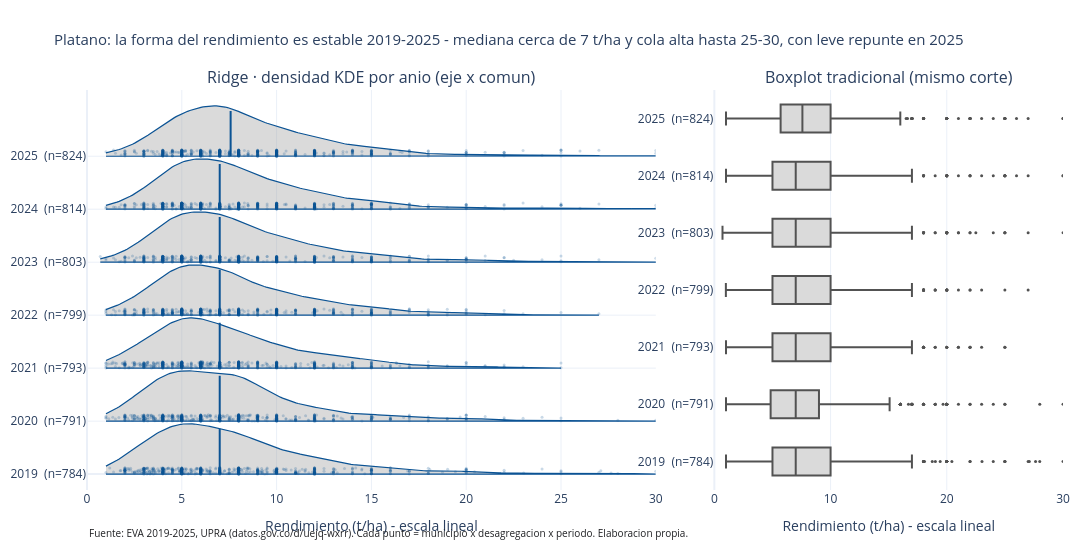

Here is the notebook cell this chart was saved with:
### Markdown cell above
**Pregunta (Figura 2):** ¿cómo se mueve la forma de la distribución del rendimiento del plátano entre
municipios, año a año, y si el cambio es de mediana o de dispersión?

**Título conclusivo (escrito antes de dibujar, se valida en el paso c):**
*"La forma del rendimiento del plátano es estable año a año: mediana cerca de 7 t/ha y una cola alta
hasta 25-30, con un leve repunte en 2025."*

**Paso (b): figura interactiva + contraste.** Plotly no trae el Ridge como función: se construye a
mano con una KDE por año sobre un **eje x común** ([0, 30] t/ha), desplazadas verticalmente y
**sin extrapolar** (cada densidad se evalúa solo dentro del rango observado de su año). Al lado, el
`go.Box` del mismo corte. Exporta a HTML autónomo y PNG.

### Code cell
from scipy.stats import gaussian_kde
from plotly.subplots import make_subplots

TITULO_F2 = ("Platano: la forma del rendimiento es estable 2019-2025 - mediana cerca de 7 t/ha "
             "y cola alta hasta 25-30, con leve repunte en 2025")

orden_anios = tabla_platano.index.tolist()          # ascendente: 2019 .. 2025
etiquetas_anio = [f"{int(a)}  (n={int(tabla_platano.loc[a, 'N'])})" for a in orden_anios]
H_ridge = 0.95

fig2 = make_subplots(rows=1, cols=2, shared_yaxes=False, column_widths=[0.62, 0.38],
                     horizontal_spacing=0.06,
                     subplot_titles=("Ridge · densidad KDE por anio (eje x comun)",
                                     "Boxplot tradicional (mismo corte)"))

for i, anio in enumerate(orden_anios):
    sub = platano[platano["anio"] == anio]
    v = sub["rendimiento"].to_numpy()
    grid = np.linspace(v.min(), v.max(), 250)          # sin extrapolar: solo rango observado
    dens = gaussian_kde(v)(grid)
    alt = dens / dens.max() * H_ridge
    med = float(np.median(v))
    q17, q83 = np.quantile(v, [0.17, 0.83])
    # densidad (cresta)
    fig2.add_trace(go.Scatter(
        x=np.concatenate([grid, grid[::-1]]),
        y=np.concatenate([i + alt, np.full_like(grid, i)]),
        fill="toself", fillcolor="rgba(150,150,150,0.35)", line=dict(color=ACENTO, width=1.2),
        hoverinfo="text", showlegend=False,
        hovertext=f"{int(anio)}<br>n = {len(v)}<br>mediana = {med:.1f} t/ha<br>IQR 66% = {q17:.1f}-{q83:.1f}"),
        row=1, col=1)
    # mediana (linea vertical)
    fig2.add_trace(go.Scatter(x=[med, med], y=[i, i + H_ridge * 0.9], mode="lines",
        line=dict(color=ACENTO, width=2), hoverinfo="text", showlegend=False,
        hovertext=f"{int(anio)} · mediana {med:.1f} t/ha"), row=1, col=1)
    # puntos crudos con jitter fijo (hover por registro)
    rng = np.random.default_rng(20261014)
    jit = rng.uniform(0, 0.12, len(v))
    hov = [f"Municipio: {mu}<br>Departamento: {de}<br>Cultivo: {cu}<br>Periodo: {pe}"
           f"<br>Rendimiento: {r:.1f} t/ha<br>n del anio: {len(v)}"
           for mu, de, cu, pe, r in zip(sub["municipio"], sub["departamento"],
                                        sub["cultivo"], sub["periodo"], v)]
    fig2.add_trace(go.Scatter(x=v, y=i + jit, mode="markers",
        marker=dict(color=ACENTO, size=3, opacity=0.22), hoverinfo="text",
        hovertext=hov, showlegend=False), row=1, col=1)

# Boxplot de contraste
for anio in orden_anios:
    v = platano.loc[platano["anio"] == anio, "rendimiento"]
    fig2.add_trace(go.Box(x=v, name=str(int(anio)), orientation="h",
        marker_color=GRISES[1], fillcolor="rgba(150,150,150,0.35)",
        line=dict(color=GRISES[1]), boxpoints="outliers", marker=dict(color=GRISES[1], size=3),
        showlegend=False, hovertemplate=f"{int(anio)}<br>%{{x:.1f}} t/ha<extra></extra>"), row=1, col=2)

fig2.update_yaxes(tickmode="array", tickvals=list(range(len(orden_anios))), ticktext=etiquetas_anio,
                  range=[-0.3, len(orden_anios) - 1 + H_ridge + 0.3], row=1, col=1)
fig2.update_yaxes(type="category", categoryorder="array", categoryarray=[str(int(a)) for a in orden_anios],
                  tickmode="array", tickvals=[str(int(a)) for a in orden_anios], ticktext=etiquetas_anio,
                  row=1, col=2)
fig2.update_xaxes(title_text="Rendimiento (t/ha) - escala lineal", range=[0, 30], row=1, col=1)
fig2.update_xaxes(title_text="Rendimiento (t/ha) - escala lineal", range=[0, 30], row=1, col=2)
fig2.update_layout(title=dict(text=TITULO_F2, font=dict(size=15)), width=1080, height=560,
    margin=dict(l=10, r=10, t=90, b=70), plot_bgcolor="white", paper_bgcolor="white")
fuente_ann2 = dict(text=FUENTE_FIG, showarrow=False, xref="paper", yref="paper",
                   x=0, y=-0.13, xanchor="left", font=dict(size=10, color=TEXTO))
fig2.update_layout(annotations=list(fig2.layout.annotations) + [fuente_ann2])

ruta_html2 = DIR_HTML / "fig2_ridge_platano.html"
ruta_png2 = DIR_PNG / "fig2_ridge_platano.png"
fig2.write_html(ruta_html2, include_plotlyjs=True, full_html=True)
fig2.write_image(ruta_png2, width=1080, height=560, scale=2)

print("Traces en la figura:", len(fig2.data))
print("HTML autonomo:", ruta_html2.name, "| existe:", ruta_html2.exists(),
      "| KB:", round(ruta_html2.stat().st_size / 1024, 1))
print("PNG:", ruta_png2.name, "| existe:", ruta_png2.exists(),
      "| KB:", round(ruta_png2.stat().st_size / 1024, 1))
print("Etiquetas de n por anio:", etiquetas_anio)

fig2.show()   # dibuja la figura dentro del cuaderno (como plt.show())

### Figure 1 — Plotly figure (JSON) as saved in the notebook; plotly's stock layout.template omitted (floating-point values rounded to 4 significant figures; data arrays with more than 128 entries replaced by an {"elided": "..."} marker saying what was removed)
{"data": [{"fill": "toself", "fillcolor": "rgba(150,150,150,0.35)", "hoverinfo": "text", "hovertext": "2019<br>n = 784<br>mediana = 7.0 t/ha<br>IQR 66% = 4.0-11.7", "line": {"color": "#0b5394", "width": 1.2}, "showlegend": false, "type": "scatter", "x": {"elided": "500 float values"}, "xaxis": "x", "y": {"elided": "500 float values"}, "yaxis": "y"}, {"hoverinfo": "text", "hovertext": "2019 · mediana 7.0 t/ha", "line": {"color": "#0b5394", "width": 2}, "mode": "lines", "showlegend": false, "type": "scatter", "x": [7, 7], "xaxis": "x", "y": [0, 0.855], "yaxis": "y"}, {"hoverinfo": "text", "hovertext": {"elided": "784 str values"}, "marker": {"color": "#0b5394", "opacity": 0.22, "size": 3}, "mode": "markers", "showlegend": false, "type": "scatter", "x": {"elided": "784 float values"}, "xaxis": "x", "y": {"elided": "784 float values"}, "yaxis": "y"}, {"fill": "toself", "fillcolor": "rgba(150,150,150,0.35)", "hoverinfo": "text", "hovertext": "2020<br>n = 791<br>mediana = 7.0 t/ha<br>IQR 66% = 4.0-10.4", "line": {"color": "#0b5394", "width": 1.2}, "showlegend": false, "type": "scatter", "x": {"elided": "500 float values"}, "xaxis": "x", "y": {"elided": "500 float values"}, "yaxis": "y"}, {"hoverinfo": "text", "hovertext": "2020 · mediana 7.0 t/ha", "line": {"color": "#0b5394", "width": 2}, "mode": "lines", "showlegend": false, "type": "scatter", "x": [7, 7], "xaxis": "x", "y": [1, 1.855], "yaxis": "y"}, {"hoverinfo": "text", "hovertext": {"elided": "791 str values"}, "marker": {"color": "#0b5394", "opacity": 0.22, "size": 3}, "mode": "markers", "showlegend": false, "type": "scatter", "x": {"elided": "791 float values"}, "xaxis": "x", "y": {"elided": "791 float values"}, "yaxis": "y"}, {"fill": "toself", "fillcolor": "rgba(150,150,150,0.35)", "hoverinfo": "text", "hovertext": "2021<br>n = 793<br>mediana = 7.0 t/ha<br>IQR 66% = 4.0-11.0", "line": {"color": "#0b5394", "width": 1.2}, "showlegend": false, "type": "scatter", "x": {"elided": "500 float values"}, "xaxis": "x", "y": {"elided": "500 float values"}, "yaxis": "y"}, {"hoverinfo": "text", "hovertext": "2021 · mediana 7.0 t/ha", "line": {"color": "#0b5394", "width": 2}, "mode": "lines", "showlegend": false, "type": "scatter", "x": [7, 7], "xaxis": "x", "y": [2, 2.855], "yaxis": "y"}, {"hoverinfo": "text", "hovertext": {"elided": "793 str values"}, "marker": {"color": "#0b5394", "opacity": 0.22, "size": 3}, "mode": "markers", "showlegend": false, "type": "scatter", "x": {"elided": "793 float values"}, "xaxis": "x", "y": {"elided": "793 float values"}, "yaxis": "y"}, {"fill": "toself", "fillcolor": "rgba(150,150,150,0.35)", "hoverinfo": "text", "hovertext": "2022<br>n = 799<br>mediana = 7.0 t/ha<br>IQR 66% = 4.0-12.0", "line": {"color": "#0b5394", "width": 1.2}, "showlegend": false, "type": "scatter", "x": {"elided": "500 float values"}, "xaxis": "x", "y": {"elided": "500 float values"}, "yaxis": "y"}, {"hoverinfo": "text", "hovertext": "2022 · mediana 7.0 t/ha", "line": {"color": "#0b5394", "width": 2}, "mode": "lines", "showlegend": false, "type": "scatter", "x": [7, 7], "xaxis": "x", "y": [3, 3.855], "yaxis": "y"}, {"hoverinfo": "text", "hovertext": {"elided": "799 str values"}, "marker": {"color": "#0b5394", "opacity": 0.22, "size": 3}, "mode": "markers", "showlegend": false, "type": "scatter", "x": {"elided": "799 float values"}, "xaxis": "x", "y": {"elided": "799 float values"}, "yaxis": "y"}, {"fill": "toself", "fillcolor": "rgba(150,150,150,0.35)", "hoverinfo": "text", "hovertext": "2023<br>n = 803<br>mediana = 7.0 t/ha<br>IQR 66% = 4.5-12.0", "line": {"color": "#0b5394", "width": 1.2}, "showlegend": false, "type": "scatter", "x": {"elided": "500 float values"}, "xaxis": "x", "y": {"elided": "500 float values"}, "yaxis": "y"}, {"hoverinfo": "text", "hovertext": "2023 · mediana 7.0 t/ha", "line": {"color": "#0b5394", "width": 2}, "mode": "lines", "showlegend": false, "type": "scatter", "x": [7, 7], "xaxis": "x", "y": [4, 4.855], "yaxis": "y"}, {"hoverinfo": "text", "hovertext": {"elided": "803 str values"}, "marker": {"color": "#0b5394", "opacity": 0.22, "size": 3}, "mode": "markers", "showlegend": false, "type": "scatter", "x": {"elided": "803 float values"}, "xaxis": "x", "y": {"elided": "803 float values"}, "yaxis": "y"}, {"fill": "toself", "fillcolor": "rgba(150,150,150,0.35)", "hoverinfo": "text", "hovertext": "2024<br>n = 814<br>mediana = 7.0 t/ha<br>IQR 66% = 5.0-12.0", "line": {"color": "#0b5394", "width": 1.2}, "showlegend": false, "type": "scatter", "x": {"elided": "500 float values"}, "xaxis": "x", "y": {"elided": "500 float values"}, "yaxis": "y"}, {"hoverinfo": "text", "hovertext": "2024 · mediana 7.0 t/ha", "line": {"color": "#0b5394", "width": 2}, "mode": "lines", "showlegend": false, "type": "scatter", "x": [7, 7], "xaxis": "x", "y": [5, 5.855], "yaxis": "y"}, {"hoverinfo": "text", "hovertext": {"elided": "814 str values"}, "marker": {"color": "#0b5394", "opacity": 0.22, "size": 3}, "mode": "markers", "showlegend": false, "type": "scatter", "x": {"elided": "814 float values"}, "xaxis": "x", "y": {"elided": "814 float values"}, "yaxis": "y"}, {"fill": "toself", "fillcolor": "rgba(150,150,150,0.35)", "hoverinfo": "text", "hovertext": "2025<br>n = 824<br>mediana = 7.6 t/ha<br>IQR 66% = 5.0-12.0", "line": {"color": "#0b5394", "width": 1.2}, "showlegend": false, "type": "scatter", "x": {"elided": "500 float values"}, "xaxis": "x", "y": {"elided": "500 float values"}, "yaxis": "y"}, {"hoverinfo": "text", "hovertext": "2025 · mediana 7.6 t/ha", "line": {"color": "#0b5394", "width": 2}, "mode": "lines", "showlegend": false, "type": "scatter", "x": [7.575, 7.575], "xaxis": "x", "y": [6, 6.855], "yaxis": "y"}, {"hoverinfo": "text", "hovertext": {"elided": "824 str values"}, "marker": {"color": "#0b5394", "opacity": 0.22, "size": 3}, "mode": "markers", "showlegend": false, "type": "scatter", "x": {"elided": "824 float values"}, "xaxis": "x", "y": {"elided": "824 float values"}, "yaxis": "y"}, {"boxpoints": "outliers", "fillcolor": "rgba(150,150,150,0.35)", "hovertemplate": "2019<br>%{x:.1f} t/ha<extra></extra>", "line": {"color": "#525252"}, "marker": {"color": "#525252", "size": 3}, "name": "2019", "orientation": "h", "showlegend": false, "type": "box", "x": {"elided": "784 float values"}, "xaxis": "x2", "yaxis": "y2"}, {"boxpoints": "outliers", "fillcolor": "rgba(150,150,150,0.35)", "hovertemplate": "2020<br>%{x:.1f} t/ha<extra></extra>", "line": {"color": "#525252"}, "marker": {"color": "#525252", "size": 3}, "name": "2020", "orientation": "h", "showlegend": false, "type": "box", "x": {"elided": "791 float values"}, "xaxis": "x2", "yaxis": "y2"}, {"boxpoints": "outliers", "fillcolor": "rgba(150,150,150,0.35)", "hovertemplate": "2021<br>%{x:.1f} t/ha<extra></extra>", "line": {"color": "#525252"}, "marker": {"color": "#525252", "size": 3}, "name": "2021", "orientation": "h", "showlegend": false, "type": "box", "x": {"elided": "793 float values"}, "xaxis": "x2", "yaxis": "y2"}, {"boxpoints": "outliers", "fillcolor": "rgba(150,150,150,0.35)", "hovertemplate": "2022<br>%{x:.1f} t/ha<extra></extra>", "line": {"color": "#525252"}, "marker": {"color": "#525252", "size": 3}, "name": "2022", "orientation": "h", "showlegend": false, "type": "box", "x": {"elided": "799 float values"}, "xaxis": "x2", "yaxis": "y2"}, {"boxpoints": "outliers", "fillcolor": "rgba(150,150,150,0.35)", "hovertemplate": "2023<br>%{x:.1f} t/ha<extra></extra>", "line": {"color": "#525252"}, "marker": {"color": "#525252", "size": 3}, "name": "2023", "orientation": "h", "showlegend": false, "type": "box", "x": {"elided": "803 float values"}, "xaxis": "x2", "yaxis": "y2"}, {"boxpoints": "outliers", "fillcolor": "rgba(150,150,150,0.35)", "hovertemplate": "2024<br>%{x:.1f} t/ha<extra></extra>", "line": {"color": "#525252"}, "marker": {"color": "#525252", "size": 3}, "name": "2024", "orientation": "h", "showlegend": false, "type": "box", "x": {"elided": "814 float values"}, "xaxis": "x2", "yaxis": "y2"}, {"boxpoints": "outliers", "fillcolor": "rgba(150,150,150,0.35)", "hovertemplate": "2025<br>%{x:.1f} t/ha<extra></extra>", "line": {"color": "#525252"}, "marker": {"color": "#525252", "size": 3}, "name": "2025", "orientation": "h", "showlegend": false, "type": "box", "x": {"elided": "824 float values"}, "xaxis": "x2", "yaxis": "y2"}], "layout": {"annotations": [{"font": {"size": 16}, "showarrow": false, "text": "Ridge · densidad KDE por anio (eje x comun)", "x": 0.2914, "xanchor": "center", "xref": "paper", "y": 1, "yanchor": "bottom", "yref": "paper"}, {"font": {"size": 16}, "showarrow": false, "text": "Boxplot tradicional (mismo corte)", "x": 0.8214, "xanchor": "center", "xref": "paper", "y": 1, "yanchor": "bottom", "yref": "paper"}, {"font": {"color": "#202124", "size": 10}, "showarrow": false, "text": "Fuente: EVA 2019-2025, UPRA (datos.gov.co/d/uejq-wxrr). Cada punto = municipio x desagregacion x periodo. Elaboracion propia.", "x": 0, "xanchor": "left", "xref": "paper", "y": -0.13, "yref": "paper"}], "height": 560, "margin": {"b": 70, "l": 10, "r": 10, "t": 90}, "paper_bgcolor": "white", "plot_bgcolor": "white", "title": {"font": {"size": 15}, "text": "Platano: la forma del rendimiento es estable 2019-2025 - mediana cerca de 7 t/ha y cola alta hasta 25-30, con leve repunte en 2025"}, "width": 1080, "xaxis": {"anchor": "y", "domain": [0, 0.5828], "range": [0, 30], "title": {"text": "Rendimiento (t/ha) - escala lineal"}}, "xaxis2": {"anchor": "y2", "domain": [0.6428, 1], "range": [0, 30], "title": {"text": "Rendimiento (t/ha) - escala lineal"}}, "yaxis": {"anchor": "x", "domain": [0, 1], "range": [-0.3, 7.25], "tickmode": "array", "ticktext": ["2019  (n=784)", "2020  (n=791)", "2021  (n=793)", "2022  (n=799)", "2023  (n=803)", "2024  (n=814)", "2025  (n=824)"], "tickvals": [0, 1, 2, 3, 4, 5, 6]}, "yaxis2": {"anchor": "x2", "categoryarray": ["2019", "2020", "2021", "2022", "2023", "2024", "2025"], "categoryorder": "array", "domain": [0, 1], "tickmode": "array", "ticktext": ["2019  (n=784)", "2020  (n=791)", "2021  (n=793)", "2022  (n=799)", "2023  (n=803)", "2024  (n=814)", "2025  (n=824)"], "tickvals": ["2019", "2020", "2021", "2022", "2023", "2024", "2025"], "type": "category"}}}
